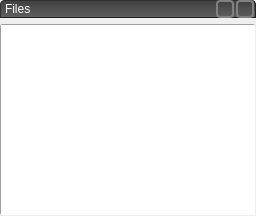
             <widget class="QWidget" name="files_panel">
              <layout class="QVBoxLayout" name="files_panel_layout">
               <property name="leftMargin">
                <number>0</number>
               </property>
               <property name="topMargin">
                <number>0</number>
               </property>
               <property name="rightMargin">
                <number>0</number>
               </property>
               <property name="bottomMargin">
                <number>0</number>
               </property>
               <item>
                <widget class="QWidget" name="files_panel_title_widget" native="true">
                 <property name="minimumSize">
                  <size>
                   <width>0</width>
                   <height>18</height>
                  </size>
                 </property>
                 <property name="styleSheet">
                  <string notr="true">QWidget#files_panel_title_widget {
	border-top-left-radius: 4px;
	border-top-right-radius: 4px;
	border: 1px outset #303030;
	background-color: #505050;
	border: 1px outset #202020;
	background-color: qlineargradient(x1:0, y1:0, x2:0, y2:1, stop:0 #404040, stop:1 #606060);
}

QWidget {
	color: white;
}
</string>
                 </property>
                 <layout class="QHBoxLayout" name="files_panel_title_layout">
                  <property name="spacing">
                   <number>2</number>
                  </property>
                  <property name="leftMargin">
                   <number>2</number>
                  </property>
                  <property name="topMargin">
                   <number>0</number>
                  </property>
                  <property name="rightMargin">
                   <number>2</number>
                  </property>
                  <property name="bottomMargin">
                   <number>0</number>
                  </property>
                  <item>
                   <widget class="QLabel" name="files_panel_title_label">
                    <property name="sizePolicy">
                     <sizepolicy hsizetype="Preferred" vsizetype="Fixed">
                      <horstretch>0</horstretch>
                      <verstretch>0</verstretch>
                     </sizepolicy>
                    </property>
                    <property name="text">
                     <string>Files</string>
                    </property>
                    <property name="indent">
                     <number>3</number>
                    </property>
                   </widget>
                  </item>
                  <item>
                   <widget class="QToolButton" name="files_panel_participants_button">
                    <property name="minimumSize">
                     <size>
                      <width>18</width>
                      <height>18</height>
                     </size>
                    </property>
                    <property name="maximumSize">
                     <size>
                      <width>18</width>
                      <height>18</height>
                     </size>
                    </property>
                    <property name="focusPolicy">
                     <enum>Qt::NoFocus</enum>
                    </property>
                    <property name="toolTip">
                     <string>Conference Participants</string>
                    </property>
                    <property name="styleSheet">
                     <string notr="true">QToolButton {
	background: transparent;
	border: 2px solid #808080;
	border-radius: 4px;
	margin: 0px;
	padding: 1px;
}

QToolButton:hover {
	border: 2px solid #c0c0c0;
}

QToolButton:pressed {
	border: 2px solid #c0c0c0;
	background: qradialgradient(cx: 0.5, cy: 0.5, radius: 1, fx:0.5, fy:0.5, stop:0 #909090, stop:1 transparent);
	background-origin: border;
}
</string>
                    </property>
                    <property name="text">
                     <string/>
                    </property>
                    <property name="icon">
                     <iconset>
                      <normaloff>icons/participants16.svg</normaloff>icons/participants16.svg</iconset>
                    </property>
                   </widget>
                  </item>
                  <item>
                   <widget class="QToolButton" name="files_panel_info_button">
                    <property name="minimumSize">
                     <size>
                      <width>18</width>
                      <height>18</height>
                     </size>
                    </property>
                    <property name="maximumSize">
                     <size>
                      <width>18</width>
                      <height>18</height>
                     </size>
                    </property>
                    <property name="focusPolicy">
                     <enum>Qt::NoFocus</enum>
                    </property>
                    <property name="toolTip">
                     <string>Session Information</string>
                    </property>
                    <property name="styleSheet">
                     <string notr="true">QToolButton {
	background: transparent;
	border: 2px solid #808080;
	border-radius: 4px;
	margin: 0px;
	padding: 1px;
}

QToolButton:hover {
	border: 2px solid #c0c0c0;
}

QToolButton:pressed {
	border: 2px solid #c0c0c0;
	background: qradialgradient(cx: 0.5, cy: 0.5, radius: 1, fx:0.5, fy:0.5, stop:0 #909090, stop:1 transparent);
	background-origin: border;
}
</string>
                    </property>
                    <property name="text">
                     <string/>
                    </property>
                    <property name="icon">
                     <iconset>
                      <normaloff>icons/info16.svg</normaloff>icons/info16.svg</iconset>
                    </property>
                   </widget>
                  </item>
                 </layout>
                </widget>
               </item>
               <item>
                <widget class="FileListView" name="files_list">
                 <property name="toolTip">
                  <string/>
                 </property>
                 <property name="styleSheet">
                  <string notr="true">QListView { border: 1px inset palette(dark); border-radius: 3px; }</string>
                 </property>
                </widget>
               </item>
              </layout>
             </widget>
